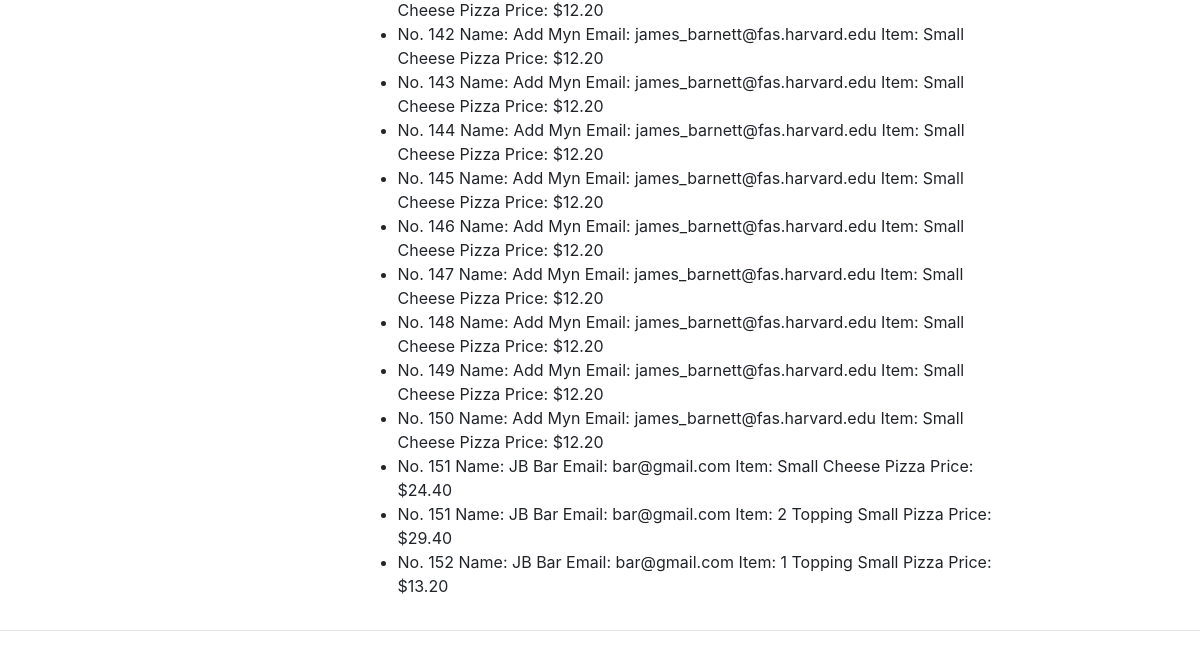
The page /view_orders (signed in, lower part) on the database as committed earlier.
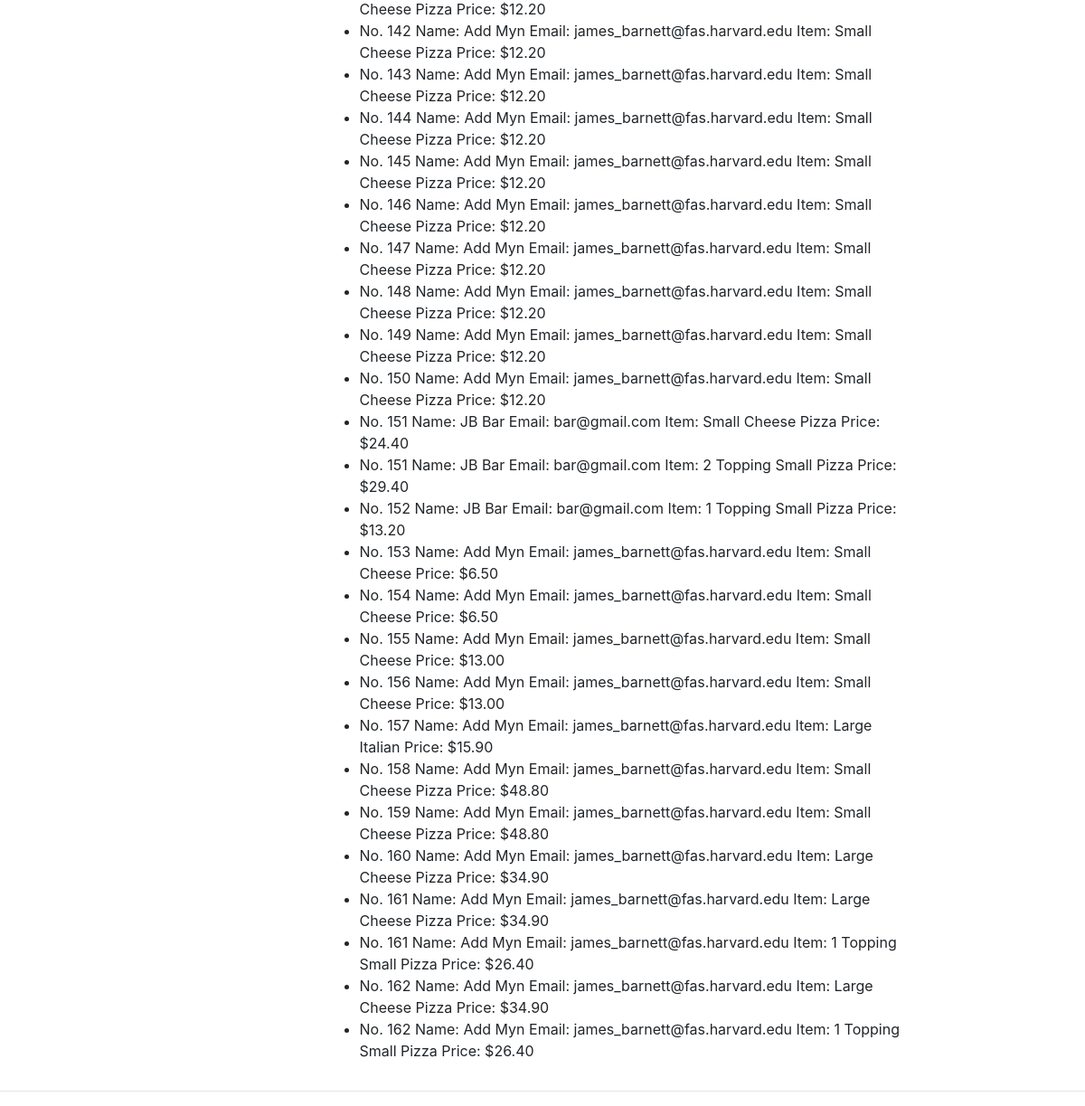
The same page on the database as committed later.
### orders/models.py (models this page shows, shortened)
class Order(models.Model):
    order_number = models.ForeignKey(Order_Number, on_delete=models.CASCADE)
    username = models.CharField(max_length=200, default='')
    name = models.CharField(max_length=200, default='')
    email = models.CharField(max_length=200, default='')
    MY_STATUSES = (
        ('INCOMPLETE', 'incomplete'),
        ('SUBMITTED', 'submitted'),
        ('FILLED', 'filled'),
    )
    order_status = models.CharField(max_length=20, choices=MY_STATUSES, default='INCOMPLETE')
    quantity_ordered = models.CharField(max_length=200, default='1')
    title = models.CharField(max_length=200)
    price = models.DecimalField(max_digits=20, decimal_places=2)
    MY_SIZES = (
        ('S', 'Small'),
        ('L', 'Large'),
    )
    size = models.CharField(max_length=20, choices=MY_SIZES, default='S')
    MY_FOOD_TYPES = (
        ('PIZZA', 'pizza'),
        ('SUB', 'sub'),
        ('SALAD', 'salad'),
        ('PASTA', 'pasta'),
        ('DINNER', 'dinner platter'),
    )
    food_type = models.CharField(max_length=10, choices=MY_FOOD_TYPES, default='PIZZA')
    toppings = models.CharField(max_length=200)

class Order_Number(models.Model):
       def __int__(self):
        """
        String for representing the Model object.
        """
        return self.id

### orders/views.py (the view)
# urls.py: path("view_orders", views.view_orders, name="view_orders")
def view_orders(request):
   orders=Order.objects.all()
   return render(request, 'existing-orders.html', {'orders':orders})

### pinocchios/templates/existing-orders.html (shortened to what this page needs)
{% extends "base_generic.html" %}
{% block content %}
    {% if user.is_authenticated and user.get_username == 'admin'%}
    <div id='existing-order'>
      <ul>
      {% for order in orders %}
        <li>
          No. {{order.order_number.id}}  Name:  {{order.name}}
          Email:  {{order.email}} Item: {{order.title}} Price:  ${{order.price}}
        </li>
      {% endfor %}
      </ul>
      </div>
    {% endif %}
{% endblock %}

Rows that differ between the two databases and show on the page:
added Order: order_number.id "153", name "Add Myn", email "james_barnett@fas.harvard.edu", title "Small Cheese", price "6.50"
added Order: order_number.id "154", name "Add Myn", email "james_barnett@fas.harvard.edu", title "Small Cheese", price "6.50"
added Order: order_number.id "155", name "Add Myn", email "james_barnett@fas.harvard.edu", title "Small Cheese", price "13.00"
added Order: order_number.id "156", name "Add Myn", email "james_barnett@fas.harvard.edu", title "Small Cheese", price "13.00"
added Order: order_number.id "157", name "Add Myn", email "james_barnett@fas.harvard.edu", title "Large Italian", price "15.90"
added Order: order_number.id "158", name "Add Myn", email "james_barnett@fas.harvard.edu", title "Small Cheese Pizza", price "48.80"
added Order: order_number.id "159", name "Add Myn", email "james_barnett@fas.harvard.edu", title "Small Cheese Pizza", price "48.80"
added Order: order_number.id "160", name "Add Myn", email "james_barnett@fas.harvard.edu", title "Large Cheese Pizza", price "34.90"
added Order: order_number.id "161", name "Add Myn", email "james_barnett@fas.harvard.edu", title "Large Cheese Pizza", price "34.90"
added Order: order_number.id "161", name "Add Myn", email "james_barnett@fas.harvard.edu", title "1 Topping Small Pizza", price "26.40"
added Order: order_number.id "162", name "Add Myn", email "james_barnett@fas.harvard.edu", title "Large Cheese Pizza", price "34.90"
added Order: order_number.id "162", name "Add Myn", email "james_barnett@fas.harvard.edu", title "1 Topping Small Pizza", price "26.40"
